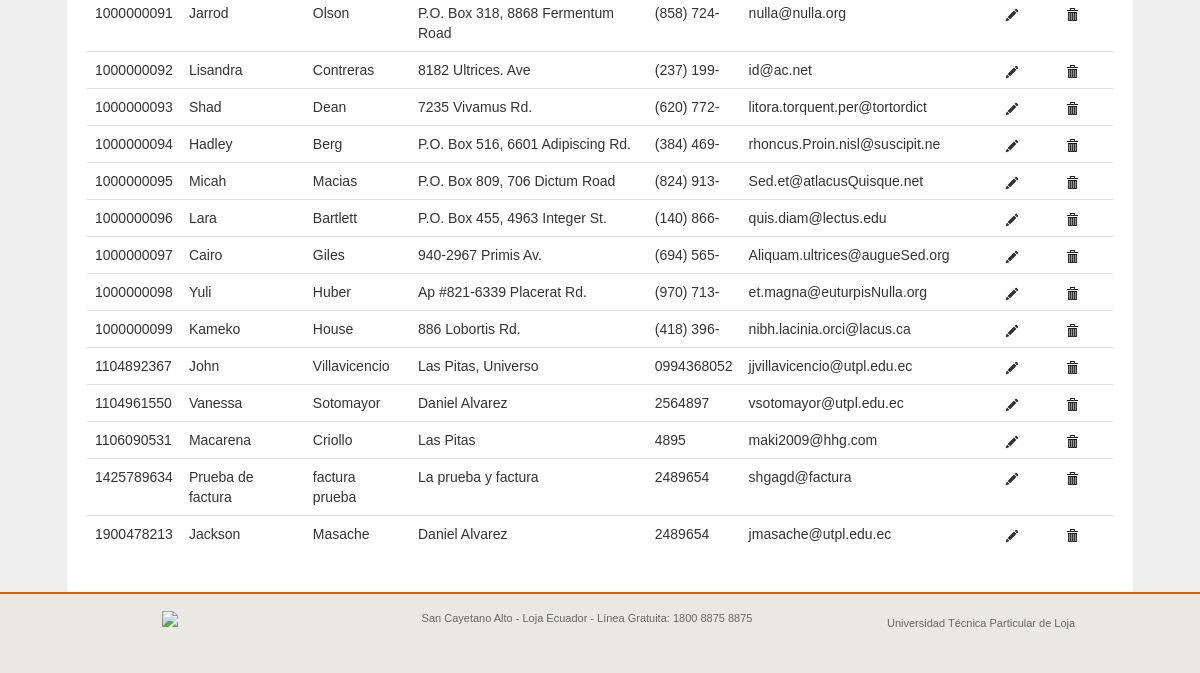
The page /pages/actPersona.php (signed in, lower part) on the database as committed earlier.
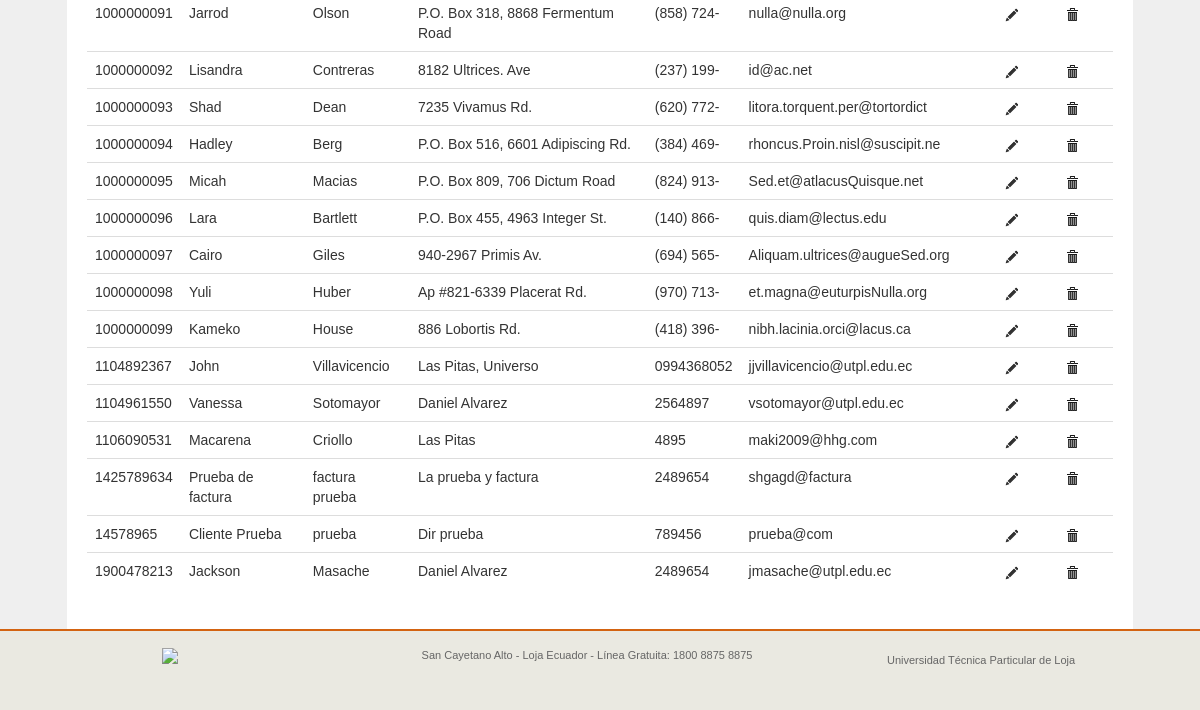
The same page on the database as committed later.
### tables this page shows
CREATE TABLE IF NOT EXISTS `persona` (
  `cedula` varchar(10) NOT NULL,
  `Nombres` varchar(40) NOT NULL,
  `Apellidos` varchar(40) NOT NULL,
  `direccion` text NOT NULL,
  `telefono` varchar(25) NOT NULL,
  `correo` varchar(30) NOT NULL,
  PRIMARY KEY (`cedula`)
);

### php/listarPersona.php (the view, shortened to what this page needs)
<?php
include("../dll/conexionsql.php");
extract($_GET);
if(!isset($bandera)){
	$sql="SELECT * FROM persona";
	$ressql=mysql_query($sql,$con);
	$totdatos=mysql_num_rows($ressql);
	if($totdatos>0){
		echo "<table border='0' class='table table-hover'>";
		while ($row=mysql_fetch_array($ressql)) {
			echo "<tr class='filas'>";
			echo "<td>".$row[0]."</td>";
			echo "<td>".$row[1]."</td>";
			echo "<td>".$row[2]."</td>";
			echo "<td>".$row[3]."</td>";
			echo "<td>".$row[4]."</td>";
			echo "<td>".$row[5]."</td>";
			echo "<td>
			<a href='actPersona.php?id=".base64_encode($row[0])."'>
				<i class='icon-pencil'></i>
			</a>
		</td>";
		echo "<td>
		<a href='../php/listarPersona.php?id=".base64_encode($row[0])."&bandera=1'>
			<i class='icon-trash'></i>
		</a>
	</td>";
	echo "</tr>";
}
echo "</table";
}else{
	echo "No hay datos!!";
}
}
?>

Rows that differ between the two databases and show on the page:
added persona: cedula "14578965", Nombres "Cliente Prueba", Apellidos "prueba", direccion "Dir prueba", telefono "789456", correo "prueba@com"
